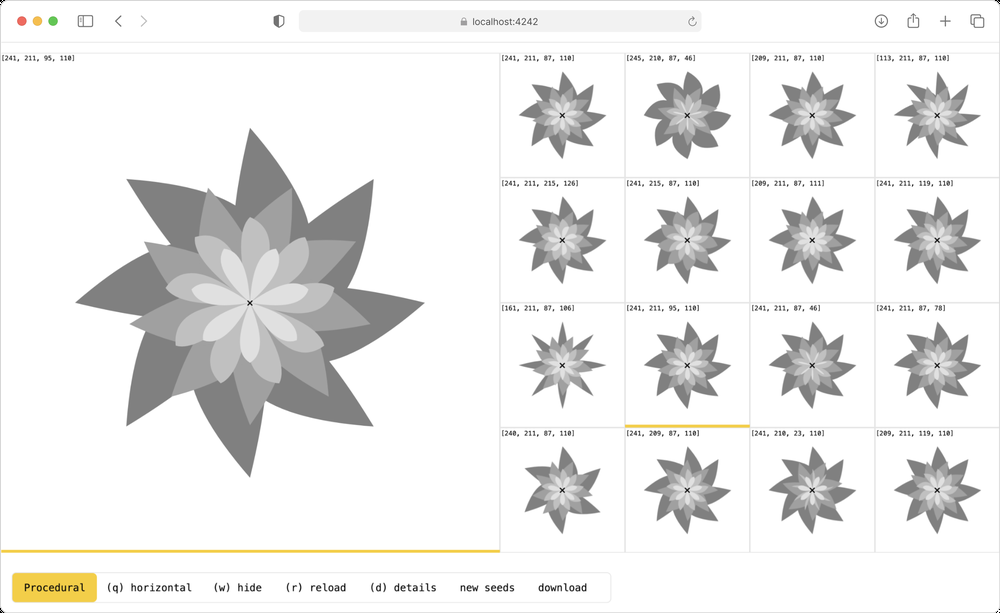
#> input picture apps/entropretty-gallery/src/elements/Details.png, 1000 x 613 px, shrunk from 2563 x 1571 before the run
$ python similiar.py ../../../apps/entropretty-gallery/src/elements 1.0
#> lines starting #> are read from the running program, lines starting #| are printed output that depends on the picture; after the words box and inside, x2 and y2 are one past the last pixel; in counts of white or black regions, pixels touching at a corner belong together
import os
import cv2
import numpy as np
from sklearn.metrics.pairwise import cosine_similarity
from itertools import combinations

def compute_features(image_path):
    img = cv2.imread(image_path, cv2.IMREAD_GRAYSCALE)
#> img: shape (613, 1000); min 0, max 255, mean 234.8
    sift = cv2.SIFT_create()
    keypoints, descriptors = sift.detectAndCompute(img, None)
#> keypoints = 1419 keypoints; strongest (x, y, size): (176, 586, 2), (408, 586, 1.9), (812, 240, 2.5), (562, 365, 2.6)
    return descriptors

def compute_edge_histogram(image_path):
    img = cv2.imread(image_path, cv2.IMREAD_GRAYSCALE)
    edges = cv2.Canny(img, 100, 200)
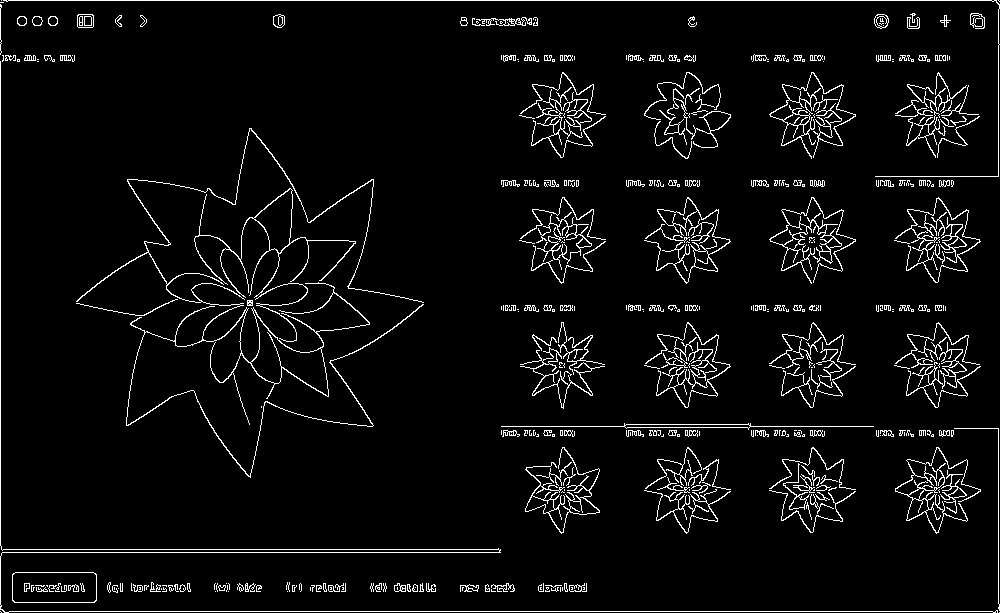
#> edges: shape (613, 1000); 4.9% white in thin lines or dots
    hist = cv2.calcHist([edges], [0], None, [256], [0, 256])
#> hist = 256 values, max 583163 at index 0, min 0 at index 1, mean 2394.5
    return hist.flatten()

def compare_images(img1_features, img2_features, img1_hist, img2_hist):
    if img1_features is None or img2_features is None:
        return 0

    # Compare features
    matches = cv2.BFMatcher().knnMatch(img1_features, img2_features, k=2)
    good_matches = [m for m, n in matches if m.distance < 0.75 * n.distance]
    feature_similarity = len(good_matches) / max(len(img1_features), len(img2_features))

    # Compare edge histograms
    hist_similarity = cosine_similarity(img1_hist.reshape(1, -1), img2_hist.reshape(1, -1))[0][0]

    # Combine similarities (you can adjust weights as needed)
    combined_similarity = 0.5 * feature_similarity + 0.5 * hist_similarity

    return combined_similarity

def find_similar_pairs(image_directory, threshold):
    image_data = {}
    for filename in os.listdir(image_directory):
        if filename.lower().endswith(('.png', '.jpg', '.jpeg', '.tiff', '.bmp', '.gif')):
            filepath = os.path.join(image_directory, filename)
            features = compute_features(filepath)
            hist = compute_edge_histogram(filepath)
            image_data[filename] = (features, hist)
#> pass 2 of the loop in find_similar_pairs, `for filename in os.listdir(image_directory):`:
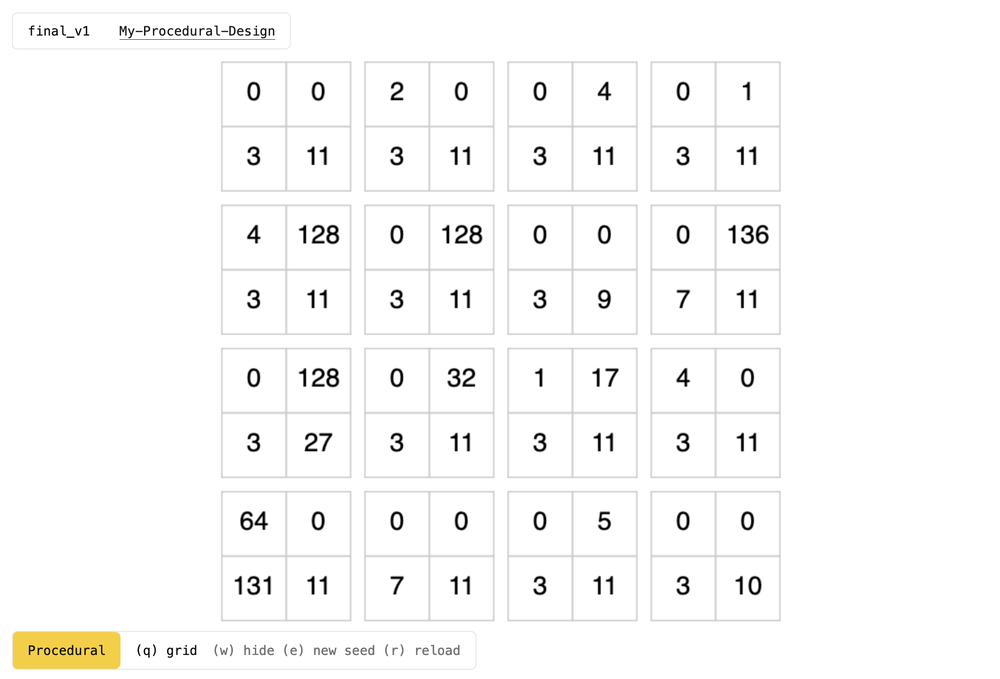
#> input picture apps/entropretty-gallery/src/elements/EntroprettyEditor.png, 1000 x 679 px, shrunk from 2166 x 1470 before the run
#> img: shape (679, 1000)
#> keypoints = 1121 keypoints; strongest (x, y, size): (333, 230, 2.9), (476, 230, 2.9), (333, 373, 2.9), (448, 241, 2.3)
#> in compute_edge_histogram (call 2), `edges = cv2.Canny(img, 100, 200)`:
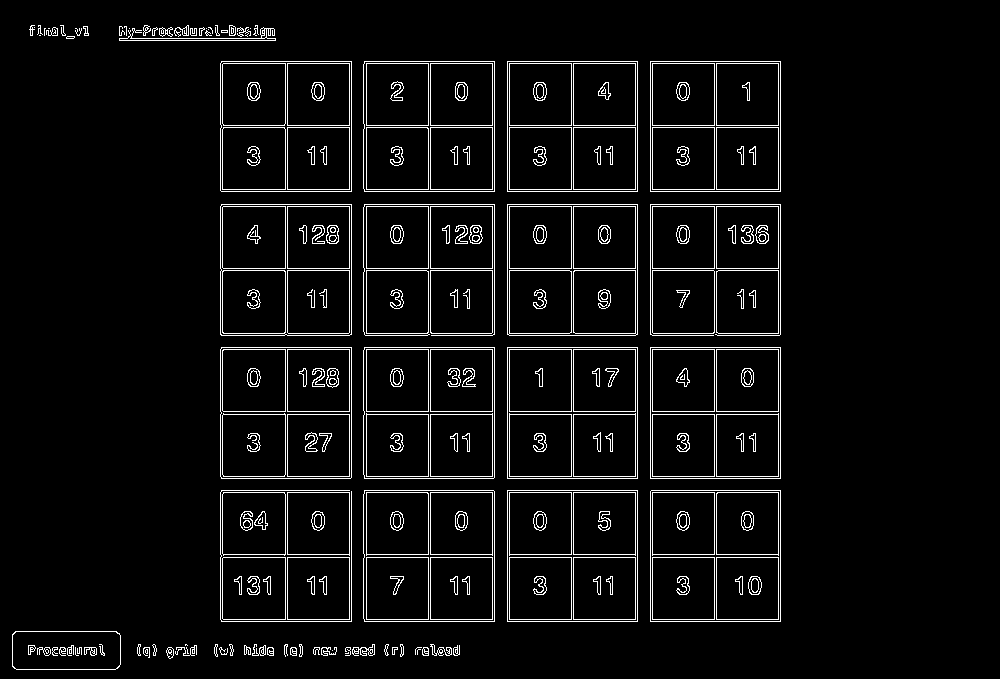
#> edges: shape (679, 1000); 5% white in thin lines or dots, all inside (x1, y1, x2, y2) = (12, 25, 781, 670)
#> in compute_edge_histogram (call 2), `hist = cv2.calcHist([edges], [0], None, [256], [0, 256])`: hist = 256 values, max 645064 at index 0, min 0 at index 1, mean 2652.3

    similar_pairs = []
    for (file1, data1), (file2, data2) in combinations(image_data.items(), 2):
        similarity = compare_images(data1[0], data2[0], data1[1], data2[1])
        if similarity >= threshold:
            similar_pairs.append((file1, file2, similarity))
#> this loop made 1 pass
#> (file1, file2, matches in compare_images, good_matches in compare_images, feature_similarity in compare_images, hist_similarity in compare_images, combined_similarity in compare_images, similarity) on pass 1: ('Details.png', 'EntroprettyEditor.png', 1419 matches, 34 matches, 0.024, 1, 0.512, 0.512)
#> after the loop, similar_pairs = []

    return similar_pairs

def main(image_directory, threshold):
    similar_pairs = find_similar_pairs(image_directory, threshold)
#> similar_pairs = []

    print(f"Found {len(similar_pairs)} similar pairs:")
#| Found 0 similar pairs:
    for file1, file2, similarity in sorted(similar_pairs, key=lambda x: x[2], reverse=True):
        print(f"{image_directory}{file1} and {image_directory}{file2}: Similarity = {similarity:.4f}")
#> this loop made 0 passes

if __name__ == "__main__":
    import sys
    if len(sys.argv) != 3:
        print("Usage: python find_similar_tattoos.py <image_directory> <similarity_threshold>")
        sys.exit(1)

    image_directory = sys.argv[1]
    threshold = float(sys.argv[2])
    main(image_directory, threshold)
